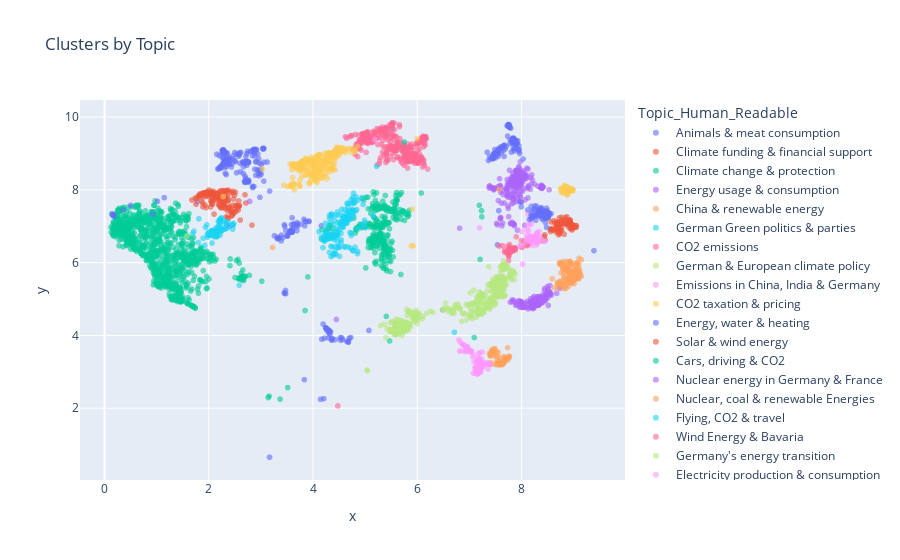

Notebook code for this chart:
### Code cell
import plotly.express as px
import pandas as pd

import plotly.express as px

fig = px.scatter(
    test_data_filtered,
    x="x",
    y="y",
    color="Topic_Human_Readable",
    title="Clusters by Topic",
    opacity=0.6,
    height=800
)

fig.show()

### Figure 1 — Plotly figure (JSON) as saved in the notebook; plotly's stock layout.template omitted (floating-point values rounded to 4 significant figures; data arrays with more than 128 entries replaced by an {"elided": "..."} marker saying what was removed)
{"data": [{"hovertemplate": "Topic_Human_Readable=Animals & meat consumption<br>x=%{x}<br>y=%{y}<extra></extra>", "legendgroup": "Animals & meat consumption", "marker": {"color": "#636efa", "opacity": 0.6, "symbol": "circle"}, "mode": "markers", "name": "Animals & meat consumption", "showlegend": true, "type": "scattergl", "x": {"elided": "213 float values"}, "xaxis": "x", "y": {"elided": "213 float values"}, "yaxis": "y"}, {"hovertemplate": "Topic_Human_Readable=Climate funding & financial support<br>x=%{x}<br>y=%{y}<extra></extra>", "legendgroup": "Climate funding & financial support", "marker": {"color": "#EF553B", "opacity": 0.6, "symbol": "circle"}, "mode": "markers", "name": "Climate funding & financial support", "showlegend": true, "type": "scattergl", "x": {"elided": "159 float values"}, "xaxis": "x", "y": {"elided": "159 float values"}, "yaxis": "y"}, {"hovertemplate": "Topic_Human_Readable=Climate change & protection<br>x=%{x}<br>y=%{y}<extra></extra>", "legendgroup": "Climate change & protection", "marker": {"color": "#00cc96", "opacity": 0.6, "symbol": "circle"}, "mode": "markers", "name": "Climate change & protection", "showlegend": true, "type": "scattergl", "x": {"elided": "1051 float values"}, "xaxis": "x", "y": {"elided": "1051 float values"}, "yaxis": "y"}, {"hovertemplate": "Topic_Human_Readable=Energy usage & consumption<br>x=%{x}<br>y=%{y}<extra></extra>", "legendgroup": "Energy usage & consumption", "marker": {"color": "#ab63fa", "opacity": 0.6, "symbol": "circle"}, "mode": "markers", "name": "Energy usage & consumption", "showlegend": true, "type": "scattergl", "x": {"elided": "213 float values"}, "xaxis": "x", "y": {"elided": "213 float values"}, "yaxis": "y"}, {"hovertemplate": "Topic_Human_Readable=China & renewable energy<br>x=%{x}<br>y=%{y}<extra></extra>", "legendgroup": "China & renewable energy", "marker": {"color": "#FFA15A", "opacity": 0.6, "symbol": "circle"}, "mode": "markers", "name": "China & renewable energy", "showlegend": true, "type": "scattergl", "x": [7.53, 7.602, 7.412, 7.588, 7.543, 7.566, 7.575, 7.703, 7.608, 7.618, 7.645, 7.554, 7.676, 7.487, 7.69, 7.469, 7.733, 7.658, 7.649, 7.589, 7.405, 7.576, 7.583, 7.629, 7.65, 7.436, 7.451, 7.491, 7.435, 7.703, 7.724, 7.612, 7.693, 7.469, 7.431, 7.609, 7.768, 7.559, 7.769, 7.465, 7.57, 7.614, 7.483, 7.573, 7.54, 7.416, 7.397, 7.388, 7.403, 7.661, 7.588, 7.617, 7.531, 7.622, 7.67, 7.738, 7.757, 7.521, 7.471, 7.527, 7.754, 7.666, 7.632, 7.405], "xaxis": "x", "y": [3.236, 3.24, 3.212, 3.273, 3.42, 3.27, 3.188, 3.362, 3.221, 3.279, 3.254, 3.527, 3.39, 3.206, 3.292, 3.481, 3.661, 3.248, 3.233, 3.23, 3.25, 3.242, 3.218, 3.197, 3.224, 3.554, 3.541, 3.638, 3.61, 3.348, 3.384, 3.359, 3.352, 3.523, 3.566, 3.255, 3.42, 3.259, 3.418, 3.443, 3.256, 3.202, 3.533, 3.206, 3.418, 3.494, 3.485, 3.511, 3.43, 3.421, 3.204, 3.209, 3.197, 3.232, 3.292, 3.335, 3.383, 3.571, 3.63, 3.331, 3.425, 3.314, 3.246, 3.455], "yaxis": "y"}, {"hovertemplate": "Topic_Human_Readable=German Green politics & parties<br>x=%{x}<br>y=%{y}<extra></extra>", "legendgroup": "German Green politics & parties", "marker": {"color": "#19d3f3", "opacity": 0.6, "symbol": "circle"}, "mode": "markers", "name": "German Green politics & parties", "showlegend": true, "type": "scattergl", "x": [2.476, 2.222, 2.005, 2.446, 2.333, 2.107, 2.145, 2.164, 2.03, 2.132, 2.006, 2.037, 2.058, 2.203, 2.229, 2.063, 2.073, 2.184, 2.2, 2.221, 1.925, 2.102, 2.16, 2.321, 1.713, 1.693, 2.247, 1.89, 2.105, 2.007, 2.109, 2.143, 1.999, 2.0, 2.24, 2.232, 2.217, 1.811, 2.149, 1.974, 1.963, 1.937, 2.173, 2.029, 1.972, 2.048, 2.321, 2.057, 2.227, 2.262, 2.18, 2.135, 2.256, 2.307, 2.215, 2.458, 2.248, 2.346, 2.222, 2.219, 2.219, 2.194, 2.122, 2.062, 2.458, 1.799, 2.329, 2.355, 2.215, 2.471, 2.231, 2.138, 2.298, 2.145, 2.2, 2.15], "xaxis": "x", "y": [7.081, 7.164, 6.775, 7.058, 7.136, 6.71, 6.832, 6.834, 6.786, 6.878, 6.752, 6.758, 6.869, 7.016, 7.164, 6.753, 6.882, 7.141, 7.118, 7.099, 6.476, 6.864, 6.784, 6.938, 6.862, 6.796, 7.227, 6.669, 6.836, 6.834, 6.823, 6.897, 6.83, 6.748, 6.903, 7.222, 7.135, 7.205, 6.776, 6.698, 7.04, 6.968, 6.731, 6.784, 6.778, 6.879, 7.068, 6.764, 6.842, 6.888, 7.004, 6.949, 6.899, 6.92, 6.752, 6.92, 6.922, 6.939, 7.149, 7.186, 7.19, 6.977, 6.858, 6.538, 7.037, 6.554, 6.963, 7.107, 7.15, 7.028, 6.962, 6.715, 7.118, 6.889, 6.899, 6.711], "yaxis": "y"}, {"hovertemplate": "Topic_Human_Readable=CO2 emissions<br>x=%{x}<br>y=%{y}<extra></extra>", "legendgroup": "CO2 emissions", "marker": {"color": "#FF6692", "opacity": 0.6, "symbol": "circle"}, "mode": "markers", "name": "CO2 emissions", "showlegend": true, "type": "scattergl", "x": {"elided": "367 float values"}, "xaxis": "x", "y": {"elided": "367 float values"}, "yaxis": "y"}, {"hovertemplate": "Topic_Human_Readable=German & European climate policy<br>x=%{x}<br>y=%{y}<extra></extra>", "legendgroup": "German & European climate policy", "marker": {"color": "#B6E880", "opacity": 0.6, "symbol": "circle"}, "mode": "markers", "name": "German & European climate policy", "showlegend": true, "type": "scattergl", "x": {"elided": "177 float values"}, "xaxis": "x", "y": {"elided": "177 float values"}, "yaxis": "y"}, {"hovertemplate": "Topic_Human_Readable=Emissions in China, India & Germany<br>x=%{x}<br>y=%{y}<extra></extra>", "legendgroup": "Emissions in China, India & Germany", "marker": {"color": "#FF97FF", "opacity": 0.6, "symbol": "circle"}, "mode": "markers", "name": "Emissions in China, India & Germany", "showlegend": true, "type": "scattergl", "x": [6.869, 7.162, 6.992, 7.258, 6.946, 7.171, 7.239, 7.268, 7.348, 7.219, 7.27, 7.213, 7.18, 7.146, 7.09, 7.288, 7.162, 7.342, 7.175, 6.824, 7.19, 7.19, 7.264, 7.152, 7.088, 7.212, 7.213, 7.219, 7.211, 7.199, 6.813, 7.063, 7.165, 6.87, 6.963, 7.176, 6.887, 6.962, 7.152, 7.13, 7.118, 7.033, 7.231, 7.185, 7.177, 7.236, 6.931, 6.984, 6.985, 6.993, 7.153, 7.167, 7.019, 6.904, 7.158, 7.149, 7.258, 7.216, 6.798, 7.141, 6.943, 6.956, 6.964, 7.185, 7.164, 6.928, 5.186, 7.188, 7.2, 7.165, 7.259, 7.118, 7.162, 7.216, 7.044, 7.115, 7.033, 7.274, 7.366, 6.965, 7.18, 6.965, 7.132, 6.843, 6.964, 7.116, 6.914, 7.11, 7.157, 6.964, 6.946, 7.235, 7.14, 7.076, 7.184, 7.174, 6.952, 7.276, 7.248, 7.257, 7.22, 7.143, 7.158, 7.195, 6.925, 6.969, 6.989, 7.214, 7.406, 7.178, 7.337, 7.357, 7.235, 7.25], "xaxis": "x", "y": [3.749, 2.998, 3.587, 3.152, 3.592, 2.99, 3.133, 3.221, 3.25, 2.985, 3.214, 3.165, 2.983, 2.963, 3.271, 3.244, 2.999, 3.211, 3.393, 3.822, 3.323, 3.244, 3.179, 2.997, 3.455, 3.189, 3.156, 3.131, 3.054, 3.256, 3.575, 3.41, 3.012, 3.753, 3.689, 3.006, 3.736, 3.592, 2.992, 3.046, 3.02, 3.56, 3.193, 3.005, 2.967, 3.171, 3.636, 3.572, 3.57, 3.589, 2.931, 2.965, 3.542, 3.737, 3.014, 3.267, 3.184, 3.045, 3.877, 3.302, 3.61, 3.579, 3.592, 3.019, 2.971, 3.581, 9.377, 3.219, 3.519, 2.987, 3.229, 3.137, 3.225, 3.146, 3.56, 2.964, 3.582, 3.2, 3.214, 3.645, 3.32, 3.674, 3.001, 3.568, 3.582, 3.114, 3.552, 3.106, 3.016, 3.609, 3.676, 3.113, 3.28, 2.962, 3.356, 3.153, 3.636, 3.227, 3.217, 3.165, 3.206, 3.0, 3.33, 6.958, 3.684, 3.609, 3.594, 3.294, 3.201, 3.508, 3.228, 3.077, 3.352, 3.54], "yaxis": "y"}, {"hovertemplate": "Topic_Human_Readable=CO2 taxation & pricing<br>x=%{x}<br>y=%{y}<extra></extra>", "legendgroup": "CO2 taxation & pricing", "marker": {"color": "#FECB52", "opacity": 0.6, "symbol": "circle"}, "mode": "markers", "name": "CO2 taxation & pricing", "showlegend": true, "type": "scattergl", "x": {"elided": "259 float values"}, "xaxis": "x", "y": {"elided": "259 float values"}, "yaxis": "y"}, {"hovertemplate": "Topic_Human_Readable=Energy, water & heating<br>x=%{x}<br>y=%{y}<extra></extra>", "legendgroup": "Energy, water & heating", "marker": {"color": "#636efa", "opacity": 0.6, "symbol": "circle"}, "mode": "markers", "name": "Energy, water & heating", "showlegend": true, "type": "scattergl", "x": {"elided": "176 float values"}, "xaxis": "x", "y": {"elided": "176 float values"}, "yaxis": "y"}, {"hovertemplate": "Topic_Human_Readable=Solar & wind energy<br>x=%{x}<br>y=%{y}<extra></extra>", "legendgroup": "Solar & wind energy", "marker": {"color": "#EF553B", "opacity": 0.6, "symbol": "circle"}, "mode": "markers", "name": "Solar & wind energy", "showlegend": true, "type": "scattergl", "x": [8.893, 8.91, 8.995, 8.906, 8.687, 8.682, 8.974, 8.689, 8.677, 8.939, 8.956, 8.739, 8.709, 8.935, 8.666, 8.674, 8.552, 8.963, 8.664, 8.924, 8.053, 9.003, 8.22, 8.897, 8.952, 8.771, 8.771, 8.857, 8.889, 8.953, 8.69, 8.926, 8.739, 8.672, 8.878, 8.794, 9.05, 8.573, 9.026, 8.781, 8.971, 8.436, 8.707, 8.818, 8.691, 8.912, 8.975, 8.967, 8.807, 8.721, 8.928, 8.764, 8.991, 8.671, 8.57, 8.567, 8.557, 8.687, 8.965, 8.456, 8.611, 8.65, 9.054, 8.719, 8.767, 8.835, 8.725, 8.69, 8.619, 8.396, 8.873, 8.89, 8.894, 8.871, 8.598, 8.447, 8.839, 8.99, 8.867, 8.967, 8.799, 8.732, 9.037, 8.935, 8.946, 8.73, 8.725, 8.712, 8.755, 8.687, 8.639, 8.838, 8.937], "xaxis": "x", "y": [7.09, 7.064, 6.976, 7.095, 6.933, 6.906, 6.898, 6.948, 7.116, 6.933, 6.969, 7.035, 7.078, 7.13, 7.006, 7.112, 6.918, 7.013, 6.837, 7.082, 6.587, 6.975, 6.655, 7.167, 6.999, 6.888, 7.246, 7.175, 7.058, 6.943, 7.039, 7.165, 7.055, 6.935, 7.061, 7.067, 6.969, 6.927, 6.975, 7.146, 7.017, 6.717, 7.086, 6.779, 7.043, 6.973, 7.036, 7.019, 7.143, 6.88, 7.042, 7.147, 7.033, 6.979, 6.922, 7.118, 6.855, 6.938, 6.993, 6.621, 6.92, 6.92, 7.017, 7.028, 6.964, 7.076, 7.229, 6.897, 7.149, 6.599, 7.258, 7.089, 7.071, 7.076, 6.889, 6.763, 7.239, 7.01, 7.039, 6.936, 7.101, 6.813, 7.015, 7.172, 7.043, 6.798, 6.916, 6.762, 6.876, 6.874, 7.076, 7.088, 7.106], "yaxis": "y"}, {"hovertemplate": "Topic_Human_Readable=Cars, driving & CO2<br>x=%{x}<br>y=%{y}<extra></extra>", "legendgroup": "Cars, driving & CO2", "marker": {"color": "#00cc96", "opacity": 0.6, "symbol": "circle"}, "mode": "markers", "name": "Cars, driving & CO2", "showlegend": true, "type": "scattergl", "x": {"elided": "283 float values"}, "xaxis": "x", "y": {"elided": "283 float values"}, "yaxis": "y"}, {"hovertemplate": "Topic_Human_Readable=Nuclear energy in Germany & France<br>x=%{x}<br>y=%{y}<extra></extra>", "legendgroup": "Nuclear energy in Germany & France", "marker": {"color": "#ab63fa", "opacity": 0.6, "symbol": "circle"}, "mode": "markers", "name": "Nuclear energy in Germany & France", "showlegend": true, "type": "scattergl", "x": [8.004, 8.176, 4.448, 8.451, 8.307, 8.56, 8.172, 8.157, 8.214, 8.232, 8.22, 8.263, 7.969, 8.398, 8.354, 7.826, 8.058, 8.515, 8.737, 8.241, 8.54, 7.994, 8.32, 7.889, 8.042, 8.409, 8.3, 7.825, 8.002, 7.892, 7.906, 8.675, 8.394, 7.787, 7.957, 8.221, 8.504, 8.008, 8.169, 8.458, 8.109, 8.148, 8.303, 7.949, 8.354, 8.456, 8.094, 8.402, 8.464, 8.245, 8.284, 8.55, 8.475, 8.546, 8.28, 8.178, 8.338, 8.498, 8.27, 8.571, 8.443, 8.063, 8.741, 8.53, 8.391, 8.27, 8.33, 8.505, 7.853, 8.467, 7.957, 8.442, 8.336, 8.328, 8.35, 8.193, 8.285, 8.481, 8.531, 8.494, 8.032, 8.364, 8.239, 8.242, 8.261, 8.307, 8.176, 8.224, 8.405, 8.003, 8.078, 8.229, 8.126, 8.183, 8.204], "xaxis": "x", "y": [4.888, 4.903, 4.439, 4.97, 5.0, 5.161, 4.934, 4.765, 4.832, 4.876, 4.791, 4.85, 4.773, 5.101, 5.02, 4.977, 4.772, 4.823, 5.292, 5.07, 5.107, 4.923, 4.829, 4.909, 4.774, 4.909, 4.931, 4.922, 4.771, 4.828, 4.842, 5.157, 4.928, 4.916, 4.806, 5.028, 5.032, 4.875, 4.931, 4.959, 4.939, 4.831, 5.064, 4.94, 5.066, 5.127, 4.773, 5.054, 5.063, 4.956, 5.01, 5.144, 5.043, 5.368, 4.955, 4.89, 4.845, 5.344, 4.809, 5.108, 5.288, 4.869, 5.353, 5.226, 4.893, 4.997, 4.834, 5.273, 4.954, 5.01, 4.956, 5.232, 4.903, 4.842, 4.862, 4.758, 5.0, 5.139, 5.176, 5.162, 4.777, 5.023, 4.948, 4.761, 4.953, 5.065, 5.008, 4.735, 5.042, 4.927, 4.883, 4.776, 4.73, 4.807, 4.779], "yaxis": "y"}, {"hovertemplate": "Topic_Human_Readable=Nuclear, coal & renewable Energies<br>x=%{x}<br>y=%{y}<extra></extra>", "legendgroup": "Nuclear, coal & renewable Energies", "marker": {"color": "#FFA15A", "opacity": 0.6, "symbol": "circle"}, "mode": "markers", "name": "Nuclear, coal & renewable Energies", "showlegend": true, "type": "scattergl", "x": {"elided": "165 float values"}, "xaxis": "x", "y": {"elided": "165 float values"}, "yaxis": "y"}, {"hovertemplate": "Topic_Human_Readable=Flying, CO2 & travel<br>x=%{x}<br>y=%{y}<extra></extra>", "legendgroup": "Flying, CO2 & travel", "marker": {"color": "#19d3f3", "opacity": 0.6, "symbol": "circle"}, "mode": "markers", "name": "Flying, CO2 & travel", "showlegend": true, "type": "scattergl", "x": {"elided": "171 float values"}, "xaxis": "x", "y": {"elided": "171 float values"}, "yaxis": "y"}, {"hovertemplate": "Topic_Human_Readable=Wind Energy & Bavaria<br>x=%{x}<br>y=%{y}<extra></extra>", "legendgroup": "Wind Energy & Bavaria", "marker": {"color": "#FF6692", "opacity": 0.6, "symbol": "circle"}, "mode": "markers", "name": "Wind Energy & Bavaria", "showlegend": true, "type": "scattergl", "x": [7.847, 7.774, 7.784, 7.815, 7.754, 8.109, 8.016, 7.857, 7.864, 7.744, 7.984, 8.111, 7.639, 7.881, 7.772, 7.841, 7.576, 8.104, 7.78, 4.476, 7.828, 7.771, 7.808, 7.829, 7.759, 7.743, 8.137, 7.899, 7.997, 7.815, 7.722, 8.163, 7.871, 7.793, 7.875, 7.749, 7.778, 7.882, 7.852, 7.759, 7.681, 7.83, 7.793, 7.759, 7.835, 7.834, 7.863, 7.819, 7.813, 7.768, 7.71, 7.676, 7.752], "xaxis": "x", "y": [6.387, 6.422, 6.282, 6.351, 6.168, 6.466, 6.422, 6.388, 6.396, 6.22, 6.432, 6.537, 6.465, 6.347, 6.308, 6.353, 6.455, 6.493, 6.388, 2.065, 6.367, 6.497, 6.329, 6.349, 6.24, 6.456, 6.519, 6.709, 6.605, 6.344, 6.305, 6.522, 6.355, 6.314, 6.401, 6.356, 6.268, 6.401, 6.403, 6.189, 6.344, 6.329, 6.332, 6.379, 6.366, 6.319, 6.392, 6.353, 6.382, 6.297, 6.274, 6.289, 6.051], "yaxis": "y"}, {"hovertemplate": "Topic_Human_Readable=Germany's energy transition<br>x=%{x}<br>y=%{y}<extra></extra>", "legendgroup": "Germany's energy transition", "marker": {"color": "#B6E880", "opacity": 0.6, "symbol": "circle"}, "mode": "markers", "name": "Germany's energy transition", "showlegend": true, "type": "scattergl", "x": {"elided": "218 float values"}, "xaxis": "x", "y": {"elided": "218 float values"}, "yaxis": "y"}, {"hovertemplate": "Topic_Human_Readable=Electricity production & consumption<br>x=%{x}<br>y=%{y}<extra></extra>", "legendgroup": "Electricity production & consumption", "marker": {"color": "#FF97FF", "opacity": 0.6, "symbol": "circle"}, "mode": "markers", "name": "Electricity production & consumption", "showlegend": true, "type": "scattergl", "x": [7.973, 8.247, 8.33, 8.164, 8.172, 8.199, 8.45, 8.139, 8.185, 8.254, 8.292, 8.188, 8.305, 8.123, 8.218, 8.27, 8.153, 8.159, 8.298, 8.249, 8.023, 8.303, 8.214, 8.081, 8.338, 8.104, 8.199, 8.166, 8.281, 8.251, 8.007, 8.265, 8.301, 8.292, 8.212, 7.98, 8.279, 8.218, 8.102, 8.185, 8.124, 8.181, 8.15, 8.287, 8.313, 8.267, 8.437, 8.296, 8.158, 8.119, 8.078, 8.369, 8.333], "xaxis": "x", "y": [6.466, 6.63, 6.576, 6.625, 6.583, 6.609, 6.592, 6.874, 6.547, 6.616, 6.488, 6.724, 6.833, 7.325, 6.689, 6.69, 6.607, 6.709, 6.8, 6.708, 5.96, 6.547, 7.19, 6.554, 6.85, 6.759, 6.715, 6.712, 6.61, 6.628, 6.856, 6.688, 6.692, 6.543, 6.467, 6.462, 6.703, 6.628, 6.905, 7.058, 6.678, 6.592, 6.646, 6.707, 6.728, 6.76, 6.584, 6.806, 7.056, 7.023, 6.642, 6.656, 6.737], "yaxis": "y"}, {"hovertemplate": "Topic_Human_Readable=Batteries & energy storage<br>x=%{x}<br>y=%{y}<extra></extra>", "legendgroup": "Batteries & energy storage", "marker": {"color": "#FECB52", "opacity": 0.6, "symbol": "circle"}, "mode": "markers", "name": "Batteries & energy storage", "showlegend": true, "type": "scattergl", "x": [8.898, 8.895, 8.924, 8.902, 8.896, 8.905, 8.9, 8.882, 8.923, 8.916, 8.878, 8.9, 8.853, 8.879, 8.881, 8.788, 8.894, 8.793, 8.873, 8.951, 8.903, 8.953, 8.831, 8.883, 8.864, 8.759, 8.876, 8.94, 8.893, 8.853, 8.912, 8.982, 8.988, 8.775, 8.934, 8.826, 8.854, 8.765, 8.8, 8.885, 8.834, 8.84, 8.834, 8.986, 8.831, 8.966, 8.956, 8.906, 8.877, 8.839, 8.847, 8.872, 8.939, 8.901, 8.859, 8.822, 5.922, 8.921, 8.896, 5.888, 5.906, 8.965, 8.987, 8.9, 8.902, 8.899, 8.911, 8.826, 8.752], "xaxis": "x", "y": [8.056, 7.932, 7.969, 7.922, 7.996, 7.933, 7.988, 7.933, 7.999, 8.021, 7.888, 7.986, 7.971, 8.08, 7.992, 7.98, 7.957, 7.906, 8.007, 8.025, 8.013, 8.007, 8.025, 8.005, 7.951, 7.949, 7.854, 7.981, 7.986, 7.973, 7.999, 7.976, 8.016, 7.987, 8.008, 8.007, 7.944, 8.042, 7.935, 7.897, 8.078, 8.043, 8.097, 7.976, 7.982, 8.013, 7.974, 7.946, 7.952, 7.973, 7.976, 7.968, 8.044, 8.011, 8.088, 8.124, 6.458, 7.999, 8.018, 6.465, 7.468, 8.017, 8.009, 8.041, 8.009, 8.05, 8.032, 8.033, 8.026], "yaxis": "y"}, {"hovertemplate": "Topic_Human_Readable=Renewable energy general<br>x=%{x}<br>y=%{y}<extra></extra>", "legendgroup": "Renewable energy general", "marker": {"color": "#636efa", "opacity": 0.6, "symbol": "circle"}, "mode": "markers", "name": "Renewable energy general", "showlegend": true, "type": "scattergl", "x": [8.568, 8.489, 8.523, 8.468, 8.484, 8.341, 8.466, 8.293, 8.416, 8.254, 8.435, 8.276, 8.503, 8.457, 8.502, 8.422, 8.46, 8.526, 8.509, 8.502, 2.981, 8.51, 8.309, 8.183, 8.405, 8.248, 8.407, 8.365, 8.51, 8.252, 8.526, 8.187, 8.513, 8.197, 7.97, 8.465, 8.39, 7.994, 8.355, 8.182, 8.466, 8.437, 8.54, 8.482, 8.356, 8.441, 8.336, 9.392, 8.394, 8.47, 8.121, 8.327, 8.486, 8.483, 8.324, 8.485, 8.4, 8.468, 8.51, 8.331, 8.235, 8.332, 8.492, 8.241, 8.362, 8.389, 8.451, 8.386, 8.366, 8.366, 8.249, 8.189, 8.281, 8.455, 8.148, 8.257, 8.439, 8.5, 8.513, 8.32, 8.461, 8.458, 8.411, 8.504, 8.198, 8.505, 8.474, 0.9296], "xaxis": "x", "y": [7.342, 7.34, 7.341, 7.247, 7.325, 7.356, 7.324, 7.544, 7.335, 7.283, 7.278, 7.165, 7.337, 7.269, 7.333, 7.267, 7.353, 7.281, 7.253, 7.316, 7.796, 7.368, 7.334, 7.2, 7.335, 7.286, 7.226, 7.38, 7.227, 7.463, 7.361, 7.543, 7.273, 7.27, 7.681, 7.262, 7.464, 7.531, 7.433, 7.312, 7.426, 7.385, 7.349, 7.496, 7.362, 7.343, 7.326, 6.33, 7.374, 7.322, 7.449, 7.458, 7.293, 6.97, 7.426, 7.354, 7.191, 7.368, 7.34, 7.308, 7.267, 7.382, 7.343, 7.455, 7.49, 7.391, 7.33, 7.508, 7.311, 7.295, 7.289, 7.243, 7.333, 7.222, 7.185, 7.56, 7.396, 7.417, 7.355, 7.272, 7.211, 7.101, 7.273, 7.344, 7.397, 7.369, 7.318, 7.325], "yaxis": "y"}], "layout": {"autosize": true, "legend": {"title": {"text": "Topic_Human_Readable"}, "tracegroupgap": 0}, "title": {"text": "Clusters by Topic"}, "xaxis": {"anchor": "y", "autorange": true, "domain": [0, 1], "range": [-0.4509, 9.966], "title": {"text": "x"}, "type": "linear"}, "yaxis": {"anchor": "x", "autorange": true, "domain": [0, 1], "range": [0.07351, 10.42], "title": {"text": "y"}, "type": "linear"}}}
